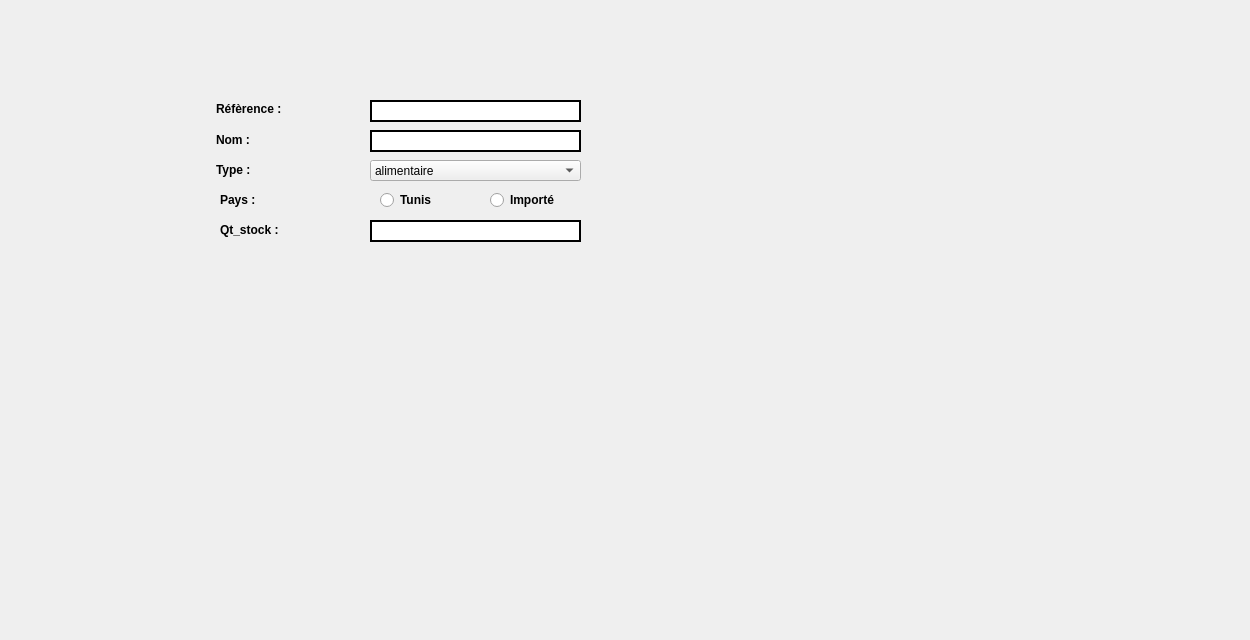
      <widget class="QWidget" name="tab_8">
       <attribute name="title">
        <string>Ajouter un produit</string>
       </attribute>
       <widget class="QLabel" name="background2">
        <property name="geometry">
         <rect>
          <x>-206</x>
          <y>-35</y>
          <width>1241</width>
          <height>631</height>
         </rect>
        </property>
        <property name="text">
         <string/>
        </property>
       </widget>
       <widget class="QPushButton" name="ajouter">
        <property name="geometry">
         <rect>
          <x>410</x>
          <y>260</y>
          <width>131</width>
          <height>91</height>
         </rect>
        </property>
        <property name="styleSheet">
         <string notr="true">#ajouter{
background-color: transparent;
border-image:url(:/eeeee/panier4.png);
background: none;
border: none;
background-repeat: none;
}

#ok:ajouter{
background-color: transparent;
border-image:url(:/eeeee/panier4.png);
background: none;
border: none;
background-repeat: none;
}</string>
        </property>
        <property name="text">
         <string/>
        </property>
       </widget>
       <widget class="QLabel" name="reference">
        <property name="geometry">
         <rect>
          <x>216</x>
          <y>130</y>
          <width>111</width>
          <height>20</height>
         </rect>
        </property>
        <property name="font">
         <font>
          <pointsize>9</pointsize>
          <weight>75</weight>
          <bold>true</bold>
          <underline>false</underline>
         </font>
        </property>
        <property name="text">
         <string>Nom :</string>
        </property>
       </widget>
       <widget class="QLabel" name="nom">
        <property name="geometry">
         <rect>
          <x>216</x>
          <y>100</y>
          <width>82</width>
          <height>18</height>
         </rect>
        </property>
        <property name="font">
         <font>
          <pointsize>9</pointsize>
          <weight>75</weight>
          <bold>true</bold>
          <underline>false</underline>
         </font>
        </property>
        <property name="text">
         <string>Réfèrence :</string>
        </property>
       </widget>
       <widget class="QLabel" name="quantite">
        <property name="geometry">
         <rect>
          <x>216</x>
          <y>160</y>
          <width>81</width>
          <height>20</height>
         </rect>
        </property>
        <property name="font">
         <font>
          <pointsize>9</pointsize>
          <weight>75</weight>
          <bold>true</bold>
          <underline>false</underline>
         </font>
        </property>
        <property name="text">
         <string>Type :</string>
        </property>
       </widget>
       <widget class="QLineEdit" name="nom_e">
        <property name="geometry">
         <rect>
          <x>370</x>
          <y>130</y>
          <width>211</width>
          <height>22</height>
         </rect>
        </property>
        <property name="styleSheet">
         <string notr="true">border:2px solid #000;</string>
        </property>
       </widget>
       <widget class="QLineEdit" name="reference_e_2">
        <property name="geometry">
         <rect>
          <x>370</x>
          <y>100</y>
          <width>211</width>
          <height>22</height>
         </rect>
        </property>
        <property name="styleSheet">
         <string notr="true">border:2px solid #000;</string>
        </property>
       </widget>
       <widget class="QLabel" name="type">
        <property name="geometry">
         <rect>
          <x>220</x>
          <y>190</y>
          <width>61</width>
          <height>20</height>
         </rect>
        </property>
        <property name="font">
         <font>
          <pointsize>9</pointsize>
          <weight>75</weight>
          <bold>true</bold>
          <underline>false</underline>
         </font>
        </property>
        <property name="text">
         <string>Pays :</string>
        </property>
       </widget>
       <widget class="QLabel" name="quantite_3">
        <property name="geometry">
         <rect>
          <x>220</x>
          <y>220</y>
          <width>81</width>
          <height>20</height>
         </rect>
        </property>
        <property name="font">
         <font>
          <pointsize>9</pointsize>
          <weight>75</weight>
          <bold>true</bold>
          <underline>false</underline>
         </font>
        </property>
        <property name="text">
         <string>Qt_stock :</string>
        </property>
       </widget>
       <widget class="QLineEdit" name="qt_stock_e">
        <property name="geometry">
         <rect>
          <x>370</x>
          <y>220</y>
          <width>211</width>
          <height>22</height>
         </rect>
        </property>
        <property name="styleSheet">
         <string notr="true">border:2px solid #000;</string>
        </property>
       </widget>
       <widget class="QRadioButton" name="radioButton">
        <property name="geometry">
         <rect>
          <x>380</x>
          <y>190</y>
          <width>95</width>
          <height>20</height>
         </rect>
        </property>
        <property name="font">
         <font>
          <weight>75</weight>
          <bold>true</bold>
         </font>
        </property>
        <property name="text">
         <string>Tunis</string>
        </property>
       </widget>
       <widget class="QRadioButton" name="radioButton_2">
        <property name="geometry">
         <rect>
          <x>490</x>
          <y>190</y>
          <width>95</width>
          <height>20</height>
         </rect>
        </property>
        <property name="font">
         <font>
          <weight>75</weight>
          <bold>true</bold>
         </font>
        </property>
        <property name="text">
         <string>Importé</string>
        </property>
       </widget>
       <widget class="QComboBox" name="comboBox_11">
        <property name="geometry">
         <rect>
          <x>370</x>
          <y>160</y>
          <width>211</width>
          <height>21</height>
         </rect>
        </property>
        <item>
         <property name="text">
          <string>alimentaire</string>
         </property>
        </item>
        <item>
         <property name="text">
          <string>cosmetique</string>
         </property>
        </item>
        <item>
         <property name="text">
          <string>entretien</string>
         </property>
        </item>
        <item>
         <property name="text">
          <string>vestimentaire</string>
         </property>
        </item>
        <item>
         <property name="text">
          <string>electromenager</string>
         </property>
        </item>
        <item>
         <property name="text">
          <string>bureautique</string>
         </property>
        </item>
       </widget>
      </widget>
